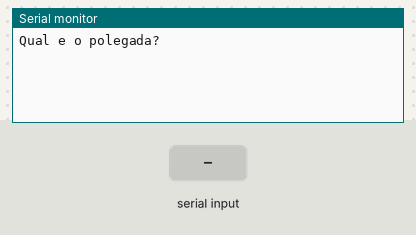
The sketch below on a simulated Arduino Uno, built with avr-gcc and run on an emulated ATmega328P. On the bench: the last lines printed to the serial monitor. The test bench sets the inputs (shaded band).

Above: at 1.2 s.
1.3 s: "90,45\n" received over Serial
At 2.1 s:
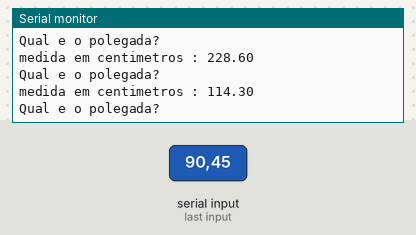
2.8 s: "30,150\n" received over Serial
At 4.5 s:
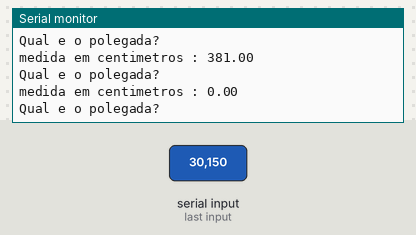
Timing chart, 0 to 6.0 s (numbered marks = the images above; inputs shaded):
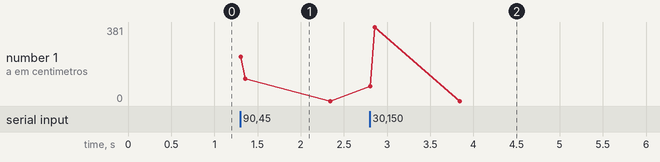

The sketch:

exercicio_6_lpmb1.ino
```cpp
// C++ code
//Faça um programa que receba a medida em polegadas e exiba esse número em
//centímetros.


// Declaração de variáveis
float centimetro = 0;

void setup()
{
  Serial.begin(9600);
}

void loop()
{
 //pedir o nome para o usuário

   Serial.println("Qual e o polegada?");//mostra uma mensagem na tela (via serial)
   while( ! Serial.available() );//espera o usuário digitar
  centimetro = Serial.parseInt ();


  float polegada = centimetro * 2.54;

  //exibir os dados na serial
  Serial.println("medida em centimetros : " + String (polegada) );

}
```

Measured:
- after the input at 1.3 s, the serial monitor: prints a new line at once (image 1)
- after the input at 2.8 s, the serial monitor: prints a new line at once (image 2)
